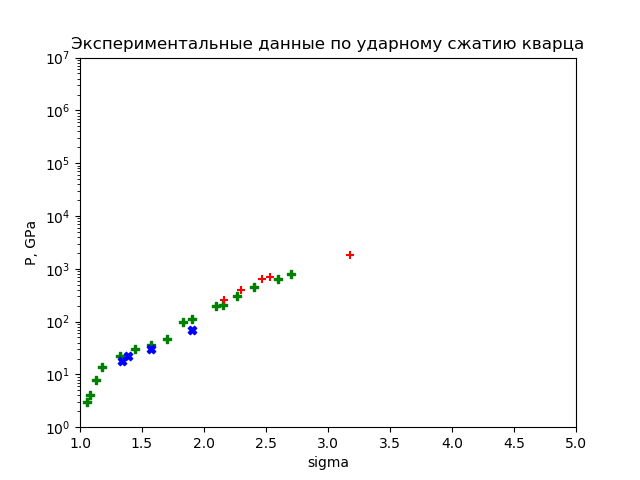

This chart was generated by the following Python code:
import matplotlib.pyplot as plt

X_1 = [1.06, 1.08, 1.13, 1.18, 1.32, 1.44, 1.57, 1.7, 1.83, 1.9, 2.1, 2.15, 2.27, 2.4, 2.6, 2.7]
Y_1 = [3, 4, 8, 14, 22, 30, 36, 47, 100, 110, 200, 205, 300, 450, 630, 800]

X_2 = [2.16, 2.3, 2.47, 2.53, 3.18]
Y_2 = [260, 400, 630, 700, 1800]

X_3 = [1.34, 1.39, 1.57, 1.9]
Y_3 = [18, 22, 30, 70]

#график ударной адиабаты кварца

plt.scatter(X_1, Y_1, color = 'green', marker='P')

plt.scatter(X_2, Y_2, color = 'red',  marker='+')
plt.scatter(X_3, Y_3, color = 'blue', marker='X')
#plt.scatter(X_2, Y_2,  marker='*')
#plt.scatter(X_2, Y_2,  marker='h')
#plt.scatter(X_2, Y_2,  marker='X')
#plt.scatter(X_2, Y_2,  marker='D')
#plt.scatter(X_2, Y_2,  marker='_')
#plt.scatter(X_2, Y_2,  marker='v')
#plt.scatter(X_2, Y_2,  marker='P')

#диапазон осей
plt.xlim(1,5)
plt.ylim(1,10000000)
plt.yscale('log')
#заголовки
plt.title('Экспериментальные данные по ударному сжатию кварца')
#метки x и y
plt.xlabel('sigma')
plt.ylabel('P, GPa')
plt.savefig('experiment_sio2')
#отображение графика
plt.show()